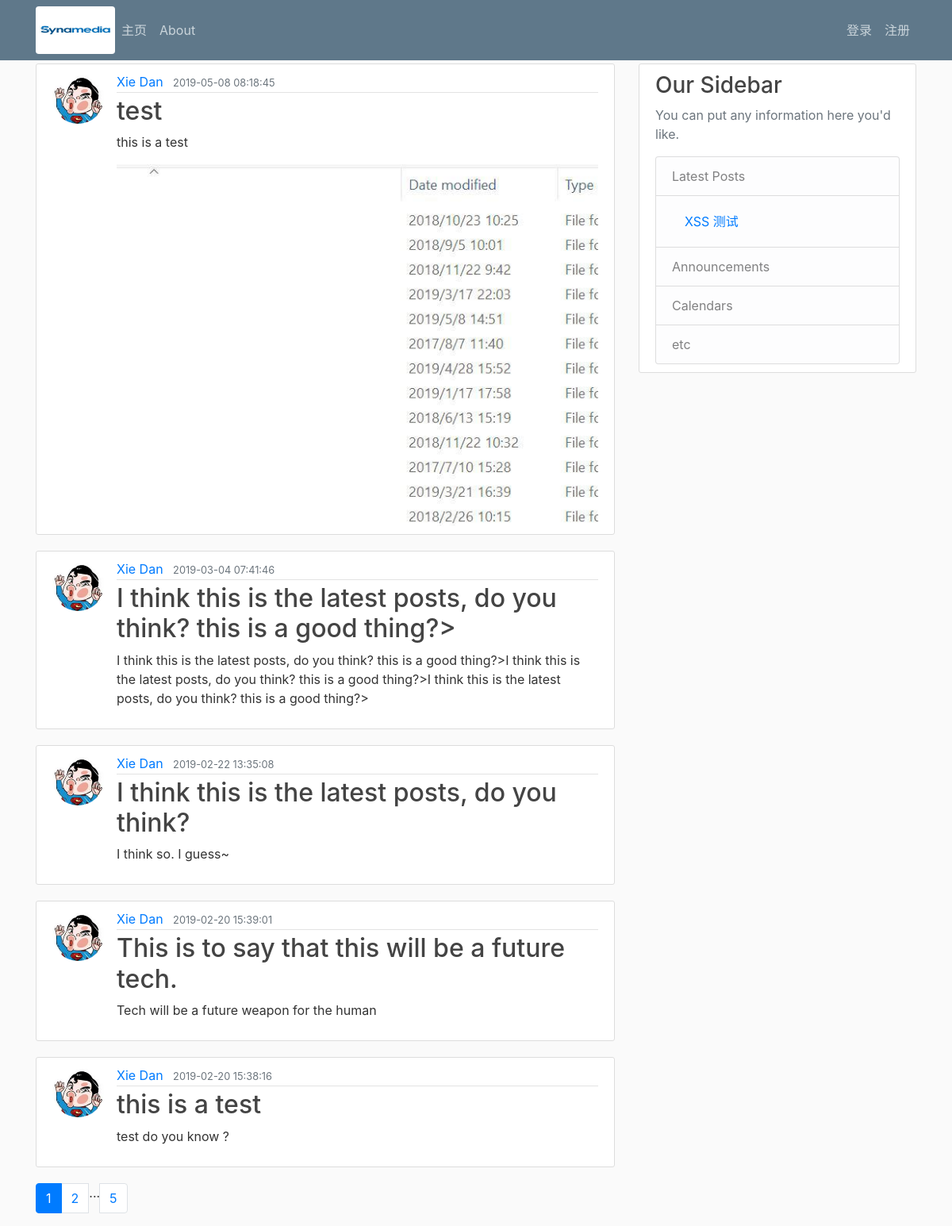
/home/, run on the app's committed database.
### flaskblog/models.py (models this page shows, shortened)
class Post(db.Model):
	id = db.Column(db.Integer,primary_key=True)
	title = db.Column(db.String(100),nullable=False)
	date_posted = db.Column(db.DateTime,nullable=False,default=datetime.utcnow)
	content = db.Column(db.Unicode,nullable=False)
	image_file = db.Column(db.String(60))
	owner_id = db.Column(db.Integer,db.ForeignKey('user.id'),nullable=False)

class User(db.Model,UserMixin):
	id = db.Column(db.Integer,primary_key=True)
	username = db.Column(db.String(20),unique=True,nullable=False)
	email = db.Column(db.String(120),unique=True,nullable=False)
	image_file = db.Column(db.String(60),nullable=False,default='default.jpg')
	password = db.Column(db.Unicode,nullable=False)
	posts = db.relationship('Post',backref='author',lazy=True)

### flaskblog/main/routes.py (the view)
@main.route("/")
@main.route("/home/")
def home():
	page = request.args.get('page',1,type=int)
	posts = Post.query.order_by(Post.date_posted.desc()).paginate(per_page=5,page=page)
	return render_template('home.html',posts=posts)

### flaskblog/__init__.py (called while the page is built)
	def process_response(self, response):
		response.headers['server'] = SERVER_NAME
		super().process_response(response)
		return(response)

### flaskblog/templates/home.html
{% extends "layout.html" %}
{% block content %}
	{% for post in posts.items %}
	<article class="media content-section">
	<img class="rounded-circle article-img" src="{{ url_for('static', filename='profile_pics/' + post.author.image_file ) }}">
	  <div class="media-body">
	    <div class="article-metadata">
	      <a class="mr-2" href="{{url_for('users.user_posts',username=post.author.username)}}">{{ post.author.username }}</a>
	      <small class="text-muted">{{ post.date_posted.strftime('%Y-%m-%d %H:%M:%S') }}</small>
	    </div>
	    <h2><a class="article-title" href="{{url_for('posts.post_detail',post_id=post.id)}}">{{ post.title }}</a></h2>
	    <p class="article-content">{{ post.content }}</p>
	    {% if post.image_file %}
			<img class="img-fluid" src="{{url_for('static',filename='post_pics/' + post.image_file)}}" alt="Generic placeholder image" width="700px" height="700px">
	    {% endif %}
	  </div>
	</article>
	{% endfor %}
	<nav aria-label="...">
	  <ul class="pagination">
	  	{% for page_num in posts.iter_pages(left_edge=1,right_edge=1,left_current=1,right_current=2) %}
	  	  {% if page_num %}
	  	    {% if page_num == posts.page %}
	          <li class="page-item active">
	          <a class="page-link" href="{{url_for('main.home',page=page_num)}}"> {{page_num}} <span class="sr-only">(current)</span></a>
	          </li>
	        {% else %}
	          <li class="page-item"><a class="page-link" href="{{url_for('main.home',page=page_num)}}">{{page_num}}</a></li>
	        {% endif %}
	      {% else %}
	        ...
	      {% endif %}
	    {% endfor %}
	  </ul>
	</nav>
{% endblock content %}

### flaskblog/templates/layout.html (shortened to what this page needs)
<!DOCTYPE html>
<html>
<head>
	<link rel="stylesheet" type="text/css" href="{{url_for('static',filename='css/bootstrap.min.css')}}">
	<link rel="stylesheet" type="text/css" href="{{url_for('static',filename='css/main.css')}}">
</head>
<body>
	<header class="site-header">
	  <nav class="navbar navbar-expand-md navbar-dark bg-steel fixed-top">
	    <div class="container">
	   	  <a href="/home"><img src="{{url_for('static',filename='nds.JPG')}}" class="rounded float-right" alt="Responsive image" width="100" height="60"></a>
	      <div class="collapse navbar-collapse" id="navbarToggle">
	        <div class="navbar-nav mr-auto">
	          <a class="nav-item nav-link" href="/">主页</a>
	          <a class="nav-item nav-link" href="/about">About</a>
	        </div>
	        <div class="navbar-nav">
	        	{% if current_user.is_authenticated %}
	        		<a class="nav-item nav-link" href="/post/new">New Post</a>
	          		<a class="nav-item nav-link" href="/account">{{current_user.username}}</a>
	          		<a class="nav-item nav-link" href="/logout">退出</a>
	        	{% else %}
	          		<a class="nav-item nav-link" href="/login">登录</a>
	          		<a class="nav-item nav-link" href="/register">注册</a>
	          	{% endif %}
	        </div>
	      </div>
	    </div>
	  </nav>
	</header>
	<main role="main" class="container">
	  <div class="row">
	    <div class="col-md-8">
			{% block content %}{% endblock %}
	    </div>
	    <div class="col-md-4">
	      <div class="content-section">
	        <h3>Our Sidebar</h3>
	        <p class='text-muted'>You can put any information here you'd like.</p>
	          <ul class="list-group">
	            <li class="list-group-item list-group-item-light">Latest Posts</li>
	            <li class="list-group-item list-group-item-light"> <a class="nav-item nav-link" href="{{url_for('main.test1')}}">XSS 测试</a></li>
	            <li class="list-group-item list-group-item-light">Announcements</li>
	            <li class="list-group-item list-group-item-light">Calendars</li>
	            <li class="list-group-item list-group-item-light">etc</li>
	          </ul>
	      </div>
	    </div>
	  </div>
	</main>
</body>
</html>

### flaskblog/static/css/main.css (style rules this page uses)
body { background: #fafafa; color: #333333; margin-top: 5rem; }
h1, h2, h3, h4, h5, h6 { color: #444444; }
.bg-steel { background-color: #5f788a; }
.site-header .navbar-nav .nav-link { color: #cbd5db; }
.content-section { background: #ffffff; padding: 10px 20px; border: 1px solid #dddddd; border-radius: 3px; margin-bottom: 20px; }
.article-title { color: #444444; }
.article-content { white-space: pre-line; }
.article-img { height: 65px; width: 65px; margin-right: 16px; }
.article-metadata { padding-bottom: 1px; margin-bottom: 4px; border-bottom: 1px solid #e3e3e3 }

### data on the page
Post: image_file (picture), author.username "Xie Dan", date_posted "2019-05-08 08:18:45", title "test", content "this is a test"
Post: image_file (picture), author.username "Xie Dan", date_posted "2019-03-04 07:41:46", title "I think this is the latest posts, do you think? this is a good thing?>", content "I think this is the latest posts, do you think? this is a good thing?>I think this is the latest posts, do you think? this is a good thing?>I think this is the latest posts, do you think? this is a good thing?>"
Post: image_file (picture), author.username "Xie Dan", date_posted "2019-02-22 13:35:08", title "I think this is the latest posts, do you think?", content "I think so. I guess~"
Post: image_file (picture), author.username "Xie Dan", date_posted "2019-02-20 15:39:01", title "This is to say that this will be a future tech.", content "Tech will be a future weapon for the human"
Post: image_file (picture), author.username "Xie Dan", date_posted "2019-02-20 15:38:16", title "this is a test", content "test do you know ?"

### other printed values
{{ page_num }} "1"
{{ page_num }} "2" "5"
